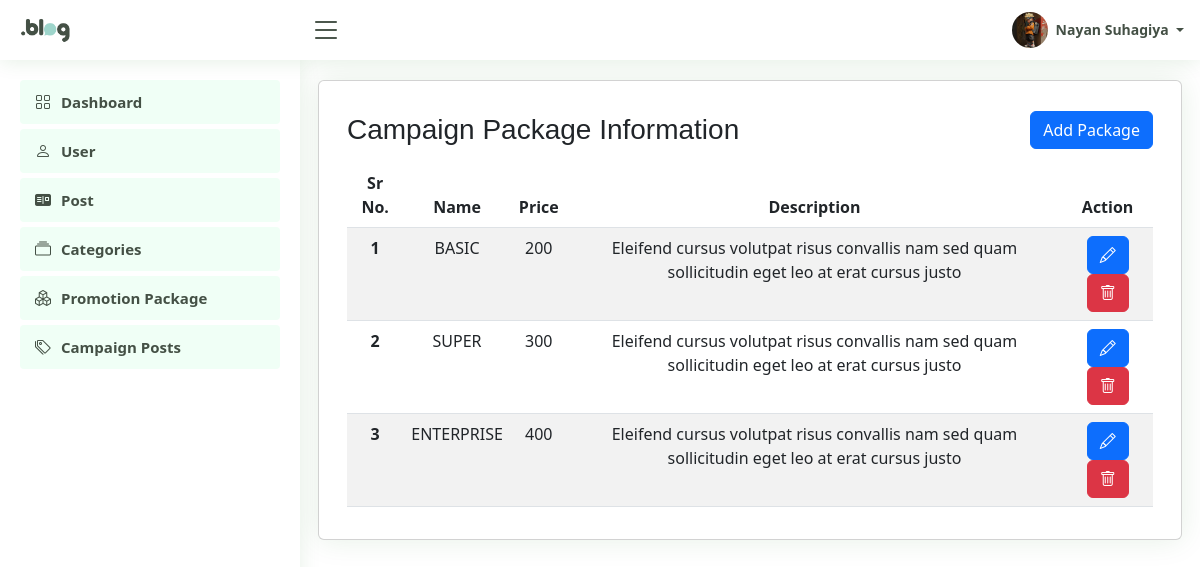
/admin/promotion_package.php (signed in), run on the app's committed database.
### tables this page shows
CREATE TABLE `users` (
  `user_id` int(11) NOT NULL,
  `name` varchar(100) NOT NULL,
  `email` varchar(100) NOT NULL,
  `password` varchar(100) NOT NULL,
  `user_type` enum('client','admin') NOT NULL DEFAULT 'client',
  `image` varchar(100) DEFAULT NULL,
  `token` varchar(200) DEFAULT NULL
);

CREATE TABLE `promotion_package` (
  `package_id` int(11) NOT NULL,
  `name` varchar(50) NOT NULL,
  `price` int(11) NOT NULL,
  `description` varchar(200) NOT NULL,
  `total_days` int(11) NOT NULL
);

### admin/promotion_package.php (the view, shortened to what this page needs)
<?php
include "../connection.php";
include "./sidebar.php";
?>
<main id="main" class="main">
    <section class="section dashboard">
        <div class="row">
            <div class="card">
                <div class="card-body">
                    <div class="align-items-center d-flex justify-content-between">
                        <h3 class="my-3 float-start">Campaign Package Information</h3>
                        <div class="btn btn-primary float-end" data-bs-toggle='modal' data-bs-target='#edit-package-modal'>Add
                            Package</div>
                    </div>
                    <div class="table-responsive">
                        <table class="table table-striped text-center">
                            <thead>
                                <tr>
                                    <th scope="col">Sr No.</th>
                                    <th scope="col">Name</th>
                                    <th scope="col">Price</th>
                                    <th scope="col">Description</th>
                                    <th scope="col">Action</th>
                                </tr>
                            </thead>
                            <tbody>
                                <?php $query = "SELECT * FROM promotion_package";
                                $result = mysqli_query($conn, $query);
                                $i = 1;
                                while ($row = mysqli_fetch_assoc($result)) {
                                ?>
                                    <tr>
                                        <th scope='row'>
                                            <?= $i ?>
                                        </th>
                                        <td>
                                            <?= $row["name"] ?>
                                        </td>
                                        <td>
                                            <?= $row["price"] ?>
                                        </td>
                                        <td>
                                            <?= $row["description"] ?>
                                        </td>
                                        <td>
                                            <form method="post" id='edit-form' class="m-0">
                                                <button class='btn btn-primary' type="button" data-bs-toggle='modal' data-bs-target='#edit-package-modal<?= $i ?>'><i class='bi bi-pencil'></i></button>
                                                <button class='btn btn-danger' type="submit" name="delete"><i class='bi bi-trash'></i></button>
                                            </form>
                                        </td>
                                    </tr>
                                <?php
                                    $i++;
                                }
                                ?>
                            </tbody>
                        </table>
                    </div>
                </div>
            </div>
        </div>
    </section>
</main>

### admin/sidebar.php (shortened to what this page needs)
<!DOCTYPE html>
<html lang="en">
<head>
  <link href="../lib/css/style.css" rel="stylesheet">
  <link href="../lib/css/bootstrap.min.css" rel="stylesheet">
  <link href="../lib/css/bootstrap-icons/bootstrap-icons.css" rel="stylesheet">
</head>
<?php
include "../connection.php";
$user_id = $_SESSION["user_id"];
$query = "SELECT * FROM Users WHERE user_id='$user_id'";
$runquery = mysqli_query($conn, $query);
$row = mysqli_fetch_assoc($runquery);
$name = $row["name"];
$image = $row["image"];
?>
<body>
  <header id="header" class="header fixed-top d-flex align-items-center">
    <div class="d-flex align-items-center justify-content-between">
      <a href="dashboard.php" class="logo d-flex align-items-center">
        <img src="../assets/site_logo.png" alt="">
      </a>
      <i class="bi bi-list toggle-sidebar-btn"></i>
    </div>
    <nav class="header-nav ms-auto">
      <ul class="d-flex align-items-center">
        <li class="nav-item dropdown pe-3">
          <a class="nav-link nav-profile d-flex align-items-center pe-0" href="#" data-bs-toggle="dropdown">
            <img src="<?= "." . $image ?>" alt="Profile" class="rounded-circle">
            <span class="d-none d-md-block dropdown-toggle ps-2">
              <?= $name ?>
            </span>
          </a>
        </li>
      </ul>
    </nav>
  </header>
  <aside id="sidebar" class="sidebar">
    <ul class="sidebar-nav" id="sidebar-nav">
      <li class="nav-item">
        <a class="nav-link " href="dashboard.php">
          <i class="bi bi-grid"></i>
          <span>Dashboard</span>
        </a>
      </li>
      <li class="nav-item">
        <a class="nav-link " href="userInfo.php">
          <i class="bi bi-person"></i>
          <span>User</span>
        </a>
      </li>
      <li class="nav-item">
        <a class="nav-link " href="blog_post.php">
          <i class="bi bi-postcard-fill"></i>
          <span>Post</span>
        </a>
      </li>
      <li class="nav-item">
        <a class="nav-link " href="category.php">
          <i class="bi bi-collection"></i>
          <span>Categories</span>
        </a>
      </li>
      <li class="nav-item">
        <a class="nav-link " href="promotion_package.php">
          <i class="bi bi-boxes"></i>
          <span>Promotion Package</span>
        </a>
      </li>
      <li class="nav-item">
        <a class="nav-link " href="campaign.php">
          <i class="bi bi-tags"></i>
          <span>Campaign Posts</span>
        </a>
      </li>
    </ul>
  </aside>
</body>
</html>

### data on the page
users: image (picture), name "Nayan Suhagiya"
promotion_package: name "BASIC", price "200", description "Eleifend cursus volutpat risus convallis nam sed quam sollicitudin eget leo at erat cursus justo"
promotion_package: name "SUPER", price "300", description "Eleifend cursus volutpat risus convallis nam sed quam sollicitudin eget leo at erat cursus justo"
promotion_package: name "ENTERPRISE", price "400", description "Eleifend cursus volutpat risus convallis nam sed quam sollicitudin eget leo at erat cursus justo"
